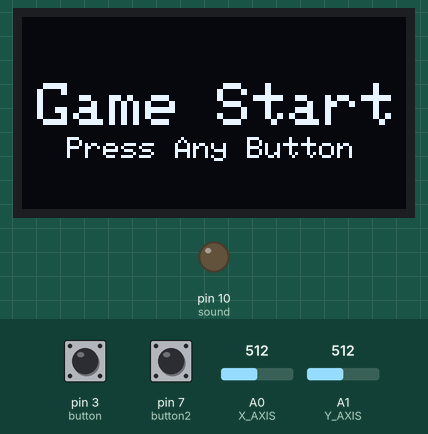
A sketch run on a simulated Arduino Uno, built with avr-gcc and run on an emulated ATmega328P. Parts: 128×64 one-colour display, output pins drawn as LEDs (lit = HIGH). The test bench sets the inputs (shaded band); at power-on: pin 3 (button) HIGH, A1 (Y_AXIS) = 512, pin 7 (button2) HIGH, A0 (X_AXIS) = 512. Random numbers use the default seed unless the sketch sets one.

Above: at 1.2 s.
1.3 s: pin 3 (button) pulled LOW for 0.15 s
At 1.5 s:
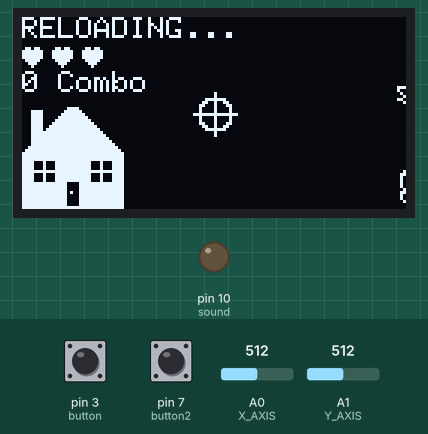
2.0 s: A1 (Y_AXIS) set to 1010
At 2.45 s:
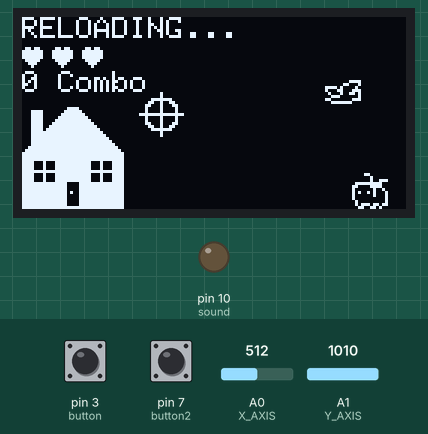
5.0 s: pin 7 (button2) pulled LOW for 3.2 s
At 8.08 s:
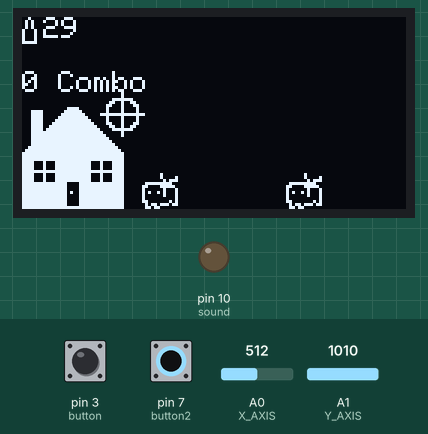
8.8 s: A0 (X_AXIS) set to 40
At 9.24 s:
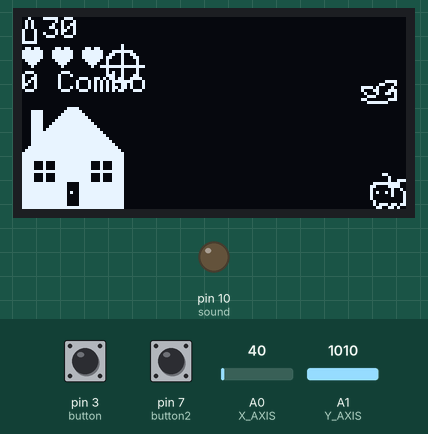
11.8 s: pin 3 (button) pulled LOW for 1 s
At 12.66 s:
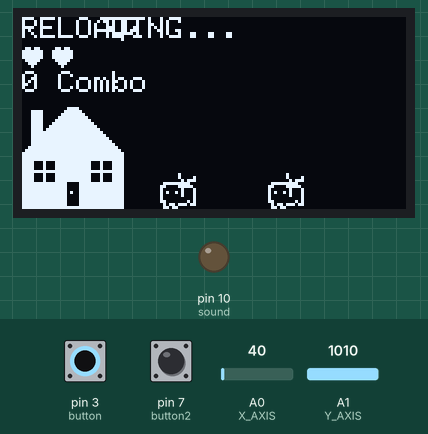
13.4 s: pin 3 (button) pulled LOW for 3.2 s
At 23.6 s:
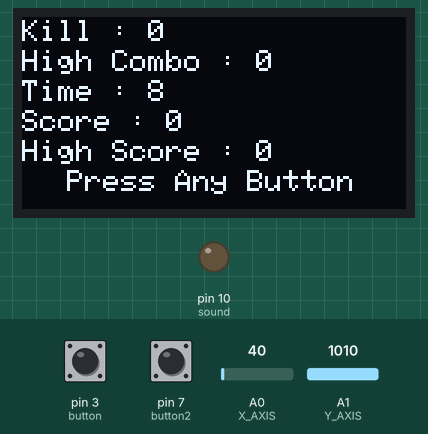
Timing chart, 0 to 24.1 s (numbered marks = the images above; inputs shaded):
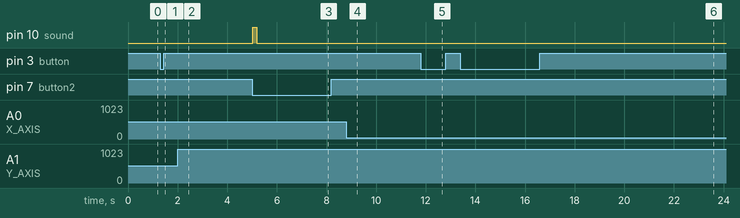

Measured:
- after the input at 1.3 s, the display: first changes after 0.09 s (image 1 shows a later state)
- after the input at 5.0 s, pin 10 (sound): LOW → HIGH at once, → LOW 0.16 s later

The sketch:

Arduino_Game.ino
```cpp
#include <Arduino.h>
#include <SPI.h>
#include <Wire.h>
#include <Adafruit_GFX.h>
#include <Adafruit_SSD1306.h>
#include <Adafruit_I2CDevice.h>

#define SCREEN_WIDTH 128 // 가로 너비
#define SCREEN_HEIGHT 64 // 세로 너비
// Declaration for an SSD1306 display connected to I2C (SDA, SCL pins)
#define OLED_RESET     4 // 무시해도댐
Adafruit_SSD1306 display(SCREEN_WIDTH, SCREEN_HEIGHT, &Wire, OLED_RESET); // Adafruit_SSD1306로

#define X_AXIS A0
#define Y_AXIS A1
#define button 3
#define button2 7

#define MOVE_AIM 2

#define sound 10

#define ENEMY_DEL_THRESHOLD 34

#define STATUS_MENU 0
#define STATUS_PLAYING 1
#define STATUS_PAUSED 2
#define STATUS_RESULT 3

int gameState = STATUS_MENU;

#define AIM_START_X 57
#define AIM_START_Y 25
int Xvalue;
int Yvalue;
int aim_Xpx = AIM_START_X;
int aim_Ypx = AIM_START_Y;
int buttonState;
int buttonPush;
int but2;
bool but2_push= false;
int gameFPS = 1000/50;

int playtime = 0;
int score = 0;
int high_score = 0;
int combo = 0;
int high_combo = 0;
unsigned int start_time = 0;

bool _ishit = false;

#define RUN_IMAGE_MAX 2
boolean drawBg = true;

unsigned int sound_delay;
unsigned int sound_delay_max;
bool counting_delay = false;

#define RELOAD_TIME 2000
unsigned int reload_delay;
unsigned int reload_delay_max;

bool bang = false;
bool reload = false;

int anim_delay;
int anim_delay_max;
bool thread_delay = false;

#define BULLET_MAX 30
int bullet = BULLET_MAX;

#define HEART_MAX 3
int heart = HEART_MAX;

#define ENEMY_MAX 10
#define ENEMY_DELAY 1500
#define ENEMY_MOVE_X 2
#define ENEMY_MOVE_Y 2
#define ENEMY_WIDTH 12
#define ENEMY_HEIGHT 12
#define ENEMY_START_Y 52
#define ENEMY_START_X 128
#define ENEMY_FRAME_MAX 2
int enemyX[ENEMY_MAX] = {0};
int enemyY[ENEMY_MAX] = {0};
int enemyCount = 0;
int killCount = 0;
int enemyAniIndex[ENEMY_MAX] = {0};
int enemyFrameCount[ENEMY_MAX] = {0};
int enemy_epic[ENEMY_MAX] = {0};
unsigned long enemyTime;

#define BIRD_MAX 10
#define BIRD_DELAY 3000
#define BIRD_MOVE_X 5
#define BIRD_MOVE_Y 0
#define BIRD_WIDTH 12
#define BIRD_HEIGHT 12
#define BIRD_START_Y 20
#define BIRD_FRAME_MAX 2
int birdAniDir[BIRD_MAX] = {1};
int birdX[BIRD_MAX] = {0};
int birdY[BIRD_MAX] = {0};
int birdAniIndex[BIRD_MAX] = {0};
int birdFrameCount[BIRD_MAX] = {0};
int bird_epic[BIRD_MAX] = {0};
unsigned long birdTime;

bool up = false, down = false, left = false, right = false;

unsigned long lTime;

// 'asdfggh', 10x10px
// 'asdfggh copy', 10x10px
// 'aimaim', 15x15px
PROGMEM const unsigned char aim [] = {
  0x01, 0x00, 0x01, 0x00, 0x0f, 0xe0, 0x19, 0x30, 0x31, 0x18, 0x21, 0x08, 0x21, 0x08, 0xff, 0xfe,
  0x21, 0x08, 0x21, 0x08, 0x31, 0x18, 0x19, 0x30, 0x0f, 0xe0, 0x01, 0x00, 0x01, 0x00
};

// 'wall', 34x56px
PROGMEM const unsigned char wall []  = {
  0x00, 0x00, 0x00, 0x00, 0x00, 0x7f, 0xff, 0xff, 0xff, 0x80, 0x7f, 0xff, 0xff, 0xff, 0x80, 0x7f,
  0xff, 0xff, 0xff, 0x80, 0x7f, 0xff, 0xff, 0xff, 0x80, 0x7f, 0xff, 0xff, 0xff, 0x80, 0x7f, 0xff,
  0xff, 0xff, 0x80, 0x7f, 0xff, 0xff, 0xff, 0x80, 0x7f, 0xff, 0xff, 0xff, 0x80, 0x7f, 0xff, 0xff,
  0xff, 0x80, 0x7f, 0xff, 0xff, 0xff, 0x80, 0x7f, 0xff, 0xff, 0xff, 0x80, 0x7f, 0xff, 0xff, 0xff,
  0x80, 0x7f, 0xff, 0xff, 0xff, 0x80, 0x7f, 0xff, 0xff, 0xff, 0x80, 0x7f, 0xff, 0xff, 0xff, 0x80,
  0x7f, 0xff, 0xff, 0xff, 0x80, 0x7f, 0xff, 0xff, 0xff, 0x80, 0x7f, 0xff, 0xff, 0xff, 0x80, 0x7f,
  0xff, 0xff, 0xff, 0x80, 0x7f, 0xff, 0xff, 0xff, 0x80, 0x7f, 0xff, 0xff, 0xff, 0x80, 0x7f, 0xff,
  0xff, 0xff, 0x80, 0x7f, 0xff, 0xff, 0xff, 0x80, 0x7f, 0xff, 0xff, 0xff, 0x80, 0x7f, 0xff, 0xff,
  0xff, 0x80, 0x7f, 0xff, 0xff, 0xff, 0x80, 0x7f, 0xff, 0xff, 0xff, 0x80, 0x7f, 0xff, 0xff, 0xff,
  0x80, 0x7f, 0xff, 0xff, 0xff, 0x80, 0x7f, 0xff, 0xff, 0xff, 0x80, 0x7f, 0xff, 0xff, 0xff, 0x80,
  0x7f, 0xff, 0xff, 0xff, 0x80, 0x7f, 0xff, 0xff, 0xff, 0x80, 0x7f, 0xff, 0xff, 0xff, 0x80, 0x7f,
  0xff, 0xff, 0xff, 0x80, 0x7f, 0xff, 0xff, 0xff, 0x80, 0x7f, 0xff, 0xff, 0xff, 0x80, 0x7f, 0xff,
  0xff, 0xff, 0x80, 0x7f, 0xff, 0xff, 0xff, 0x80, 0x7f, 0xff, 0xff, 0xff, 0x80, 0x7f, 0xff, 0xff,
  0xff, 0x80, 0x7f, 0xff, 0xff, 0xff, 0x80, 0x7f, 0xff, 0xff, 0xff, 0x80, 0x7f, 0xff, 0xff, 0xff,
  0x80, 0x7f, 0xff, 0xff, 0xff, 0x80, 0x7f, 0xff, 0xff, 0xff, 0x80, 0x7f, 0xff, 0xff, 0xff, 0x80,
  0x7f, 0xff, 0xff, 0xff, 0x80, 0x7f, 0xff, 0xff, 0xff, 0x80, 0x7f, 0xff, 0xff, 0xff, 0x80, 0x7f,
  0xff, 0xff, 0xff, 0x80, 0x7f, 0xff, 0xff, 0xff, 0x80, 0x7f, 0xff, 0xff, 0xff, 0x80, 0x7f, 0xff,
  0xff, 0xff, 0x80, 0x00, 0x00, 0x00, 0x00, 0x00
};

// 'bullet', 5x9px
PROGMEM const unsigned char IMG_bullet [] = {
  0x20, 0x50, 0x50, 0x50, 0x88, 0x88, 0x88, 0x88, 0xf8
};


// 'enemy_1', 12x12px
PROGMEM const unsigned char IMG_enemy_run1 []  = {
  0x04, 0x00, 0x02, 0x60, 0x7e, 0xc0, 0x43, 0x80, 0x81, 0xc0, 0xa5, 0x20, 0x81, 0x10, 0x80, 0x10,
  0x40, 0x10, 0x40, 0x50, 0x5d, 0xd0, 0x66, 0x20
};
// 'enemy_2', 12x12px
PROGMEM const unsigned char IMG_enemy_run2 []  = {
  0x0c, 0x00, 0x02, 0x00, 0x02, 0x70, 0x7f, 0xc0, 0xc3, 0xc0, 0x81, 0x20, 0xa5, 0x10, 0x81, 0x10,
  0x80, 0x10, 0x40, 0x10, 0x5d, 0xb0, 0x33, 0x40
};
// 'enemy_3', 12x12px
PROGMEM const unsigned char IMG_enemy_run3 [] = {
  0x01, 0x00, 0x7d, 0x30, 0xc7, 0x60, 0x83, 0xc0, 0xa5, 0xc0, 0x81, 0x20, 0x81, 0x10, 0x40, 0x10,
  0xc0, 0x10, 0x80, 0x10, 0xbb, 0xd0, 0x46, 0x30
};
// 'enemy_4', 12x12px
PROGMEM const unsigned char IMG_enemy_run4 [] = {
  0x02, 0x00, 0x02, 0x10, 0x01, 0x70, 0x7f, 0xc0, 0xc3, 0xe0, 0x81, 0x10, 0xa5, 0x10, 0x81, 0x10,
  0x80, 0x10, 0xc0, 0x50, 0x5b, 0xb0, 0x6c, 0x00
};

// 'enemy_dead', 12x12px
PROGMEM const unsigned char IMG_enemy_dead [] = {
  0x60, 0x80, 0x11, 0x10, 0x09, 0x30, 0x08, 0x00, 0x40, 0x10, 0x80, 0x60, 0x00, 0x00, 0x18, 0x00,
  0x20, 0x80, 0xc4, 0xc0, 0x88, 0x10, 0x08, 0x00
};

// 'heart', 7x7px
PROGMEM const unsigned char IMG_heart []  = {
  0x6c, 0xfe, 0xfe, 0xfe, 0x7c, 0x38, 0x10
};

// 'bird_1', 12x12px
PROGMEM const unsigned char IMG_bird_fly1 [] = {
  0x01, 0xe0, 0x06, 0x20, 0xec, 0x40, 0x98, 0x80, 0x48, 0x80, 0x48, 0xb0, 0x24, 0x50, 0x38, 0x10,
  0xc0, 0x70, 0x3f, 0x80, 0x00, 0x00, 0x00, 0x00
};

// 'bird_2', 12x12px
PROGMEM const unsigned char IMG_bird_fly2 [] = {
  0x00, 0x00, 0x00, 0xf0, 0x03, 0x10, 0xf4, 0x20, 0x8c, 0x70, 0x44, 0xd0, 0x38, 0x10, 0xc0, 0x70,
  0x3f, 0x80, 0x00, 0x00, 0x00, 0x00, 0x00, 0x00
};

// 'bird_3', 12x12px
PROGMEM const unsigned char IMG_bird_fly3 [] = {
  0x00, 0x00, 0x00, 0x00, 0x00, 0x00, 0x03, 0xf0, 0xf4, 0x10, 0x79, 0x90, 0xc0, 0x70, 0x3f, 0xc0,
  0x00, 0x00, 0x00, 0x00, 0x00, 0x00, 0x00, 0x00
};

// 'house', 34x34px
PROGMEM const unsigned char IMG_house [] = {
  0x00, 0x01, 0xe0, 0x00, 0x00, 0x1e, 0x03, 0xf0, 0x00, 0x00, 0x1e, 0x07, 0xf8, 0x00, 0x00, 0x1e,
  0x0f, 0xfc, 0x00, 0x00, 0x1e, 0x1f, 0xfe, 0x00, 0x00, 0x1e, 0x3f, 0xff, 0x00, 0x00, 0x1e, 0x7f,
  0xff, 0x80, 0x00, 0x1e, 0xff, 0xff, 0xc0, 0x00, 0x1f, 0xff, 0xff, 0xe0, 0x00, 0x1f, 0xff, 0xff,
  0xf0, 0x00, 0x1f, 0xff, 0xff, 0xf8, 0x00, 0x1f, 0xff, 0xff, 0xfc, 0x00, 0x1f, 0xff, 0xff, 0xfe,
  0x00, 0x3f, 0xff, 0xff, 0xff, 0x00, 0x7f, 0xff, 0xff, 0xff, 0x80, 0xff, 0xff, 0xff, 0xff, 0xc0,
  0xff, 0xff, 0xff, 0xff, 0xc0, 0xff, 0xff, 0xff, 0xff, 0xc0, 0xf1, 0x1f, 0xfe, 0x23, 0xc0, 0xf1,
  0x1f, 0xfe, 0x23, 0xc0, 0xf1, 0x1f, 0xfe, 0x23, 0xc0, 0xff, 0xff, 0xff, 0xff, 0xc0, 0xf1, 0x1f,
  0xfe, 0x23, 0xc0, 0xf1, 0x1f, 0xfe, 0x23, 0xc0, 0xf1, 0x1f, 0xfe, 0x23, 0xc0, 0xff, 0xfe, 0x1f,
  0xff, 0xc0, 0xff, 0xfe, 0x1f, 0xff, 0xc0, 0xff, 0xfe, 0x1f, 0xff, 0xc0, 0xff, 0xfe, 0x9f, 0xff,
  0xc0, 0xff, 0xfe, 0x1f, 0xff, 0xc0, 0xff, 0xfe, 0x1f, 0xff, 0xc0, 0xff, 0xfe, 0x1f, 0xff, 0xc0,
  0xff, 0xfe, 0x1f, 0xff, 0xc0, 0xff, 0xff, 0xff, 0xff, 0xc0
};


PROGMEM const char* const enemy_anim[] = {
  IMG_enemy_run2, IMG_enemy_run3, IMG_enemy_run4, IMG_enemy_dead
};

PROGMEM const char* const bird_anim[] = {
  IMG_bird_fly1, IMG_bird_fly2, IMG_bird_fly3, IMG_enemy_dead
};

void checkInput();
void updateMove();
void checkCollision();
void draw();
void initUserInput();
void enemy_dead(int i);
void bird_dead(int i);
void draw_background();
void reset();
unsigned long getRandTime();

void setup() {
    pinMode(button, INPUT_PULLUP);
    pinMode(button2, INPUT_PULLUP);
    pinMode(sound, OUTPUT);

    Serial.begin(9600);

    if(!display.begin(SSD1306_SWITCHCAPVCC, 0x3C)) {
        Serial.println(F("SSD1306 allocation failed"));
        for(;;);
    }

    display.clearDisplay();
}

void loop() {
  Xvalue = analogRead(X_AXIS);
  Yvalue = analogRead(Y_AXIS);
  but2 = digitalRead(button2);
  buttonState = digitalRead(button);
    if(Xvalue < 50) up = true;
    if(Xvalue > 1000) down = true;
    if(Yvalue < 50) right = true;
    if(Yvalue > 1000) left = true;

    if (millis() > lTime + gameFPS) {
        lTime = millis();

    if (gameState == STATUS_MENU) {
      draw_menu();
      if(but2 == LOW || buttonState == LOW){
        gameState = 1;
        start_time = millis() / 1000;
      }
    }
    else if (gameState == STATUS_PAUSED) {
      // TODO:
    }
    else if (gameState == STATUS_PLAYING) {
      checkInput();//1
          updateMove();//2
          checkCollision();//3

          draw();//4

          initUserInput();

      if(heart == 0){
        gameState = 3;
        playtime = millis() / 1000 - start_time;
        score += playtime / 100;
        if(high_score < score) high_score = score;
      }
    }
    else if (gameState == STATUS_RESULT) {
      draw_result();
    }

    }

  display.display();
}

void checkInput() {
  //위
  if(up){
    aim_Ypx -= MOVE_AIM;
    if (aim_Ypx + 7 < 0){
      aim_Ypx = -7;
    }
  }
  //아래
  if(down){
    aim_Ypx += MOVE_AIM;
    if (aim_Ypx + 7 > 64){
      aim_Ypx = 56;
    }
  }
  //오른쪽
  if(left){
    aim_Xpx -= MOVE_AIM;
    if (aim_Xpx + 7 < 33){
        aim_Xpx = 26;
    }
  }
  //왼쪽
  if(right){
    aim_Xpx += MOVE_AIM;
    if (aim_Xpx + 7 > 128){
      aim_Xpx = 120;
    }
  }
  //발사!!
  if(but2 == LOW && but2_push && bullet > 0 && !reload) {
        counting_delay = true;
    bullet --;
        sound_delay = millis();
        sound_delay_max = sound_delay + 100;
        digitalWrite(sound, HIGH);

    but2_push = false;
        bang = true;
    }
  if(but2 == HIGH && !but2_push){
    but2_push = true;
  }

  //발사 사운드
    if(counting_delay){
      sound_delay = millis();
      if(sound_delay_max <= sound_delay) {
        counting_delay = false;
      }
    }
    else {
    sound_delay_max = sound_delay + 100;
    counting_delay = true;
    digitalWrite(sound, LOW);
    }

  //재장전!
  if(buttonState == LOW && !reload){
    reload = true;
    reload_delay = millis();
    reload_delay_max = millis() + RELOAD_TIME;
  }
  if(reload){
    if(reload_delay >= reload_delay_max){
      bullet = BULLET_MAX;
      reload = false;
    }
    else {
      reload_delay = millis();
    }
  }
}

void updateMove() {
  if(millis() > enemyTime){
    //make enemy
    for(int i = 0; i < ENEMY_MAX; i++){
      if(enemyX[i] < 1){
        enemyX[i] = ENEMY_START_X;
        enemyY[i] = ENEMY_START_Y;
        enemyCount++;
        break;
      }
    }
    enemyTime = ENEMY_DELAY + getRandTime() - killCount * 10;
  }
  if(millis() > birdTime){
    //make bird
    for(int i = 0; i < BIRD_MAX; i++){
      if(birdX[i] < 1){
        birdX[i] = ENEMY_START_X;
        birdY[i] = BIRD_START_Y;
        enemyCount++;
        break;
      }
    }
    birdTime = BIRD_DELAY + getRandTime() - killCount * 10;
  }
  //move enemy
  for(int i = 0; i < ENEMY_MAX; i++){
    if(enemyX[i] > 0 && enemyAniIndex[i] != 3){
      if(enemyFrameCount[i] == ENEMY_FRAME_MAX){

        enemyAniIndex[i] += 1;
        if(enemyAniIndex[i] > 2) enemyAniIndex[i] = 0;

        enemyX[i] -= ENEMY_MOVE_X;
        if(enemyAniIndex[i] == 1) enemyY[i] -= ENEMY_MOVE_Y;
        else if(enemyAniIndex[i] == 2) enemyY[i] += ENEMY_MOVE_Y;

        if(enemyX[i] < ENEMY_DEL_THRESHOLD){
          enemy_dead(i);
          heart--;
        }
      enemyFrameCount[i] = 0;

      }
    else enemyFrameCount[i]++;
    }
    if(enemyAniIndex[i] == 3) enemy_dead(i);
  }
   //move bird
  for(int i = 0; i < BIRD_MAX; i++){
    if(birdX[i] > 0 && birdAniIndex[i] != 3){
      if(birdFrameCount[i] == BIRD_FRAME_MAX){

        birdAniIndex[i] += birdAniDir[i];
        if(birdAniIndex[i] >= BIRD_FRAME_MAX || birdAniIndex[i] <= 0) birdAniDir[i] *= -1;

        birdX[i] -= ENEMY_MOVE_X + 1;

        if(birdX[i] < ENEMY_DEL_THRESHOLD) {
          bird_dead(i);
          heart--;
        }
      birdFrameCount[i] = 0;
      }
    else birdFrameCount[i]++;
    }
    if(birdAniIndex[i] == 3) bird_dead(i);
  }
}

void checkCollision() {
  if(bang){
    for(int i = 0; i < enemyCount; i++){
    if(enemyAniIndex[i] != 3){
      if(aim_Xpx + 7 >= enemyX[i] + 1 && aim_Xpx + 7 <= enemyX[i] + 10 && aim_Ypx + 7 >= enemyY[i] + 1 && aim_Ypx + 7 <= enemyY[i] + 10){
        enemyAniIndex[i] = 3;
        killCount++;
        combo++;
        score += 10 + combo;
        if(high_combo < combo) high_combo = combo;
        _ishit = true;
      }
        }
    if(birdAniIndex[i] != 3){
      if(aim_Xpx + 7 >= birdX[i] + 1 && aim_Xpx + 7 <= birdX[i] + 10 && aim_Ypx + 7 >= birdY[i] + 1 && aim_Ypx + 7 <= birdY[i] + 9){
        birdAniIndex[i] = 3;
        killCount++;
        combo++;
        score += 10 + combo;
        if(high_combo < combo) high_combo = combo;
        _ishit = true;
      }
    }
    }
  if(!_ishit) combo = 0;
  _ishit = false;
    bang = false;
  }
}

void enemy_dead(int i) {
enemyX[i] = 0;
  enemyY[i] = ENEMY_START_Y;
  enemyAniIndex[i] = 0;
  enemyFrameCount[i] = 0;
  enemyCount--;
}

void bird_dead(int i){
  birdX[i] = 0;
  birdY[i] = BIRD_START_Y;
  birdAniIndex[i] = 0;
  birdAniDir[i] = 1;
  birdFrameCount[i] = 0;
  enemyCount--;
}
void draw_menu() {
    display.clearDisplay();
    display.setTextSize(2);
    display.setTextColor(WHITE);
    display.setCursor(5, 22);
    display.print("Game Start");
    display.setTextSize(1);
    display.setTextColor(WHITE);
    display.setCursor(15, 40);
    display.print("Press Any Button");
    display.display();
}

void draw_result(){
  display.fillRect(0, 0, 128, 64, BLACK);
  display.setCursor(0, 1);
  display.print("Kill : ");
  display.print(killCount);
  display.setCursor(0, 11);
  display.print("High Combo : ");
  display.print(high_combo);
  display.setCursor(0, 21);
  display.print("Time : ");
  display.print(playtime);
  display.setCursor(0, 31);
  display.print("Score : ");
  display.print(score);
  display.setCursor(0, 41);
  display.print("High Score : ");
  display.print(high_score);
  display.setCursor(15, 51);
    display.print("Press Any Button");
  if(but2 == LOW || buttonState == LOW){
    gameState = 1;
    reset();
    delay(100);
  }
}
void draw() {
    display.clearDisplay();
    display.setTextSize(1);
    display.setTextColor(WHITE);
  if(reload){
    display.setCursor(0, 0);
    display.print("RELOADING...");
  }
  else{
    display.drawBitmap(0, 0, IMG_bullet, 5, 9, WHITE);
    display.setCursor(7, 0);
    display.print(bullet);
  }

  for(int i = 0; i < heart; i++){
    display.drawBitmap(i * 10, 10, IMG_heart, 7, 7, WHITE);
  }
    display.setCursor(0, 18);
  display.print(combo);
    display.print(" Combo");
    display.drawBitmap(aim_Xpx, aim_Ypx, aim, 15, 15, WHITE);
    display.drawBitmap(0, 30, IMG_house, 34, 56, WHITE);

    if(drawBg) {
        drawBg = false;
    }

    if (enemyCount > 0) {
        for(int i = 0; i < ENEMY_MAX; i++) {
            if(enemyX[i] > 0) {
                display.drawBitmap(enemyX[i], enemyY[i], (const unsigned char* const)pgm_read_word(&(enemy_anim[enemyAniIndex[i]])) , 12, 12, WHITE);
            }
      if(birdX[i] > 0){
        display.drawBitmap(birdX[i], birdY[i], (const unsigned char* const)pgm_read_word(&(bird_anim[birdAniIndex[i]])), 12, 12, WHITE);
      }
        }
    }
}

void initUserInput() {
  left = false;
  up = false;
  right = false;
  down = false;
  but2 = 0;
}

void reset(){
  aim_Xpx = AIM_START_X;
  aim_Ypx = AIM_START_Y;
  for(int i = 0; i < ENEMY_MAX; i++){
    enemyX[i] = 0;
    enemyY[i] = ENEMY_START_Y;
    enemyAniIndex[i] = 0;
  }
  for(int i = 0; i < BIRD_MAX; i++){
    birdX[i] = 0;
    birdY[i] = BIRD_START_Y;
    birdAniIndex[i] = 0;
    birdAniDir[i] = 1;
  }
  score = 0;
  combo = 0;
  heart = HEART_MAX;
  bullet = BULLET_MAX;
  killCount = 0;
  digitalWrite(sound, LOW);
  start_time = millis() / 1000;
}

unsigned long getRandTime() {
  return millis() + 100 * random(0, 15);
}
```
